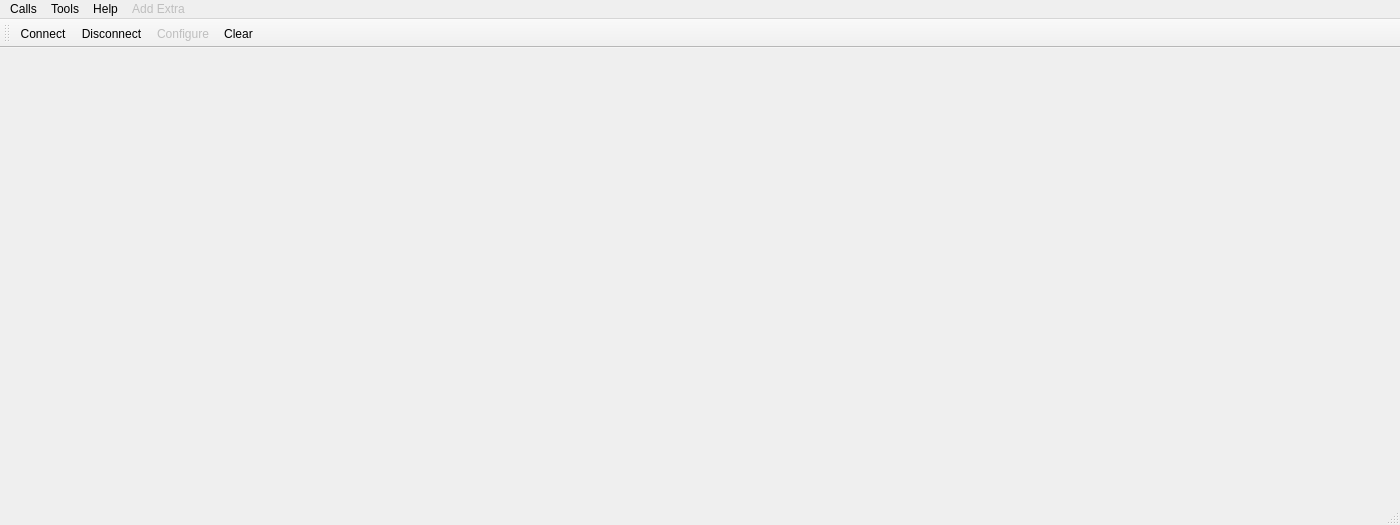
<?xml version="1.0" encoding="UTF-8"?>
<ui version="4.0">
 <class>SenOpticalFlowSensorsMainWindow</class>
 <widget class="QMainWindow" name="SenOpticalFlowSensorsMainWindow">
  <property name="geometry">
   <rect>
    <x>0</x>
    <y>0</y>
    <width>1400</width>
    <height>525</height>
   </rect>
  </property>
  <property name="windowTitle">
   <string>Simple Terminal</string>
  </property>
  <widget class="QWidget" name="centralWidget">
   <property name="enabled">
    <bool>true</bool>
   </property>
   <layout class="QVBoxLayout" name="verticalLayout"/>
  </widget>
  <widget class="QMenuBar" name="menuBar">
   <property name="geometry">
    <rect>
     <x>0</x>
     <y>0</y>
     <width>1400</width>
     <height>21</height>
    </rect>
   </property>
   <widget class="QMenu" name="menuCalls">
    <property name="title">
     <string>Calls</string>
    </property>
    <addaction name="actionConnect"/>
    <addaction name="actionDisconnect"/>
    <addaction name="separator"/>
    <addaction name="actionQuit"/>
   </widget>
   <widget class="QMenu" name="menuTools">
    <property name="title">
     <string>Tools</string>
    </property>
    <addaction name="actionConfigure"/>
    <addaction name="actionClear"/>
   </widget>
   <widget class="QMenu" name="menuHelp">
    <property name="title">
     <string>Help</string>
    </property>
    <addaction name="actionAbout"/>
    <addaction name="actionAboutQt"/>
   </widget>
   <widget class="QMenu" name="menuAdd_Extra">
    <property name="enabled">
     <bool>false</bool>
    </property>
    <property name="title">
     <string>Add Extra</string>
    </property>
    <addaction name="actionNew_Serial_Port"/>
   </widget>
   <addaction name="menuCalls"/>
   <addaction name="menuTools"/>
   <addaction name="menuHelp"/>
   <addaction name="menuAdd_Extra"/>
  </widget>
  <widget class="QToolBar" name="mainToolBar">
   <attribute name="toolBarArea">
    <enum>TopToolBarArea</enum>
   </attribute>
   <attribute name="toolBarBreak">
    <bool>false</bool>
   </attribute>
   <addaction name="actionConnect"/>
   <addaction name="actionDisconnect"/>
   <addaction name="actionConfigure"/>
   <addaction name="actionClear"/>
  </widget>
  <widget class="QStatusBar" name="statusBar"/>
  <action name="actionAbout">
   <property name="text">
    <string>&amp;About</string>
   </property>
   <property name="toolTip">
    <string>About program</string>
   </property>
   <property name="shortcut">
    <string>Alt+A</string>
   </property>
  </action>
  <action name="actionAboutQt">
   <property name="text">
    <string>About Qt</string>
   </property>
  </action>
  <action name="actionConnect">
   <property name="icon">
    <iconset resource="SenSerialTerminalResource.qrc">
     <normaloff>:/images/connect.png</normaloff>:/images/connect.png</iconset>
   </property>
   <property name="text">
    <string>C&amp;onnect</string>
   </property>
   <property name="toolTip">
    <string>Connect to serial port</string>
   </property>
   <property name="shortcut">
    <string>Ctrl+O</string>
   </property>
  </action>
  <action name="actionDisconnect">
   <property name="icon">
    <iconset resource="SenSerialTerminalResource.qrc">
     <normaloff>:/images/disconnect.png</normaloff>:/images/disconnect.png</iconset>
   </property>
   <property name="text">
    <string>&amp;Disconnect</string>
   </property>
   <property name="toolTip">
    <string>Disconnect from serial port</string>
   </property>
   <property name="shortcut">
    <string>Ctrl+D</string>
   </property>
  </action>
  <action name="actionConfigure">
   <property name="enabled">
    <bool>false</bool>
   </property>
   <property name="icon">
    <iconset resource="SenSerialTerminalResource.qrc">
     <normaloff>:/images/settings.png</normaloff>:/images/settings.png</iconset>
   </property>
   <property name="text">
    <string>&amp;Configure</string>
   </property>
   <property name="toolTip">
    <string>Configure serial port</string>
   </property>
   <property name="shortcut">
    <string>Alt+C</string>
   </property>
  </action>
  <action name="actionClear">
   <property name="icon">
    <iconset resource="SenSerialTerminalResource.qrc">
     <normaloff>:/images/clear.png</normaloff>:/images/clear.png</iconset>
   </property>
   <property name="text">
    <string>C&amp;lear</string>
   </property>
   <property name="toolTip">
    <string>Clear data</string>
   </property>
   <property name="shortcut">
    <string>Alt+L</string>
   </property>
  </action>
  <action name="actionQuit">
   <property name="icon">
    <iconset resource="SenSerialTerminalResource.qrc">
     <normaloff>:/images/application-exit.png</normaloff>:/images/application-exit.png</iconset>
   </property>
   <property name="text">
    <string>&amp;Quit</string>
   </property>
   <property name="shortcut">
    <string>Ctrl+Q</string>
   </property>
  </action>
  <action name="actionNew_Serial_Port">
   <property name="text">
    <string>New Serial Port</string>
   </property>
  </action>
 </widget>
 <layoutdefault spacing="6" margin="11"/>
 <resources>
  <include location="SenSerialTerminalResource.qrc"/>
 </resources>
 <connections/>
</ui>
